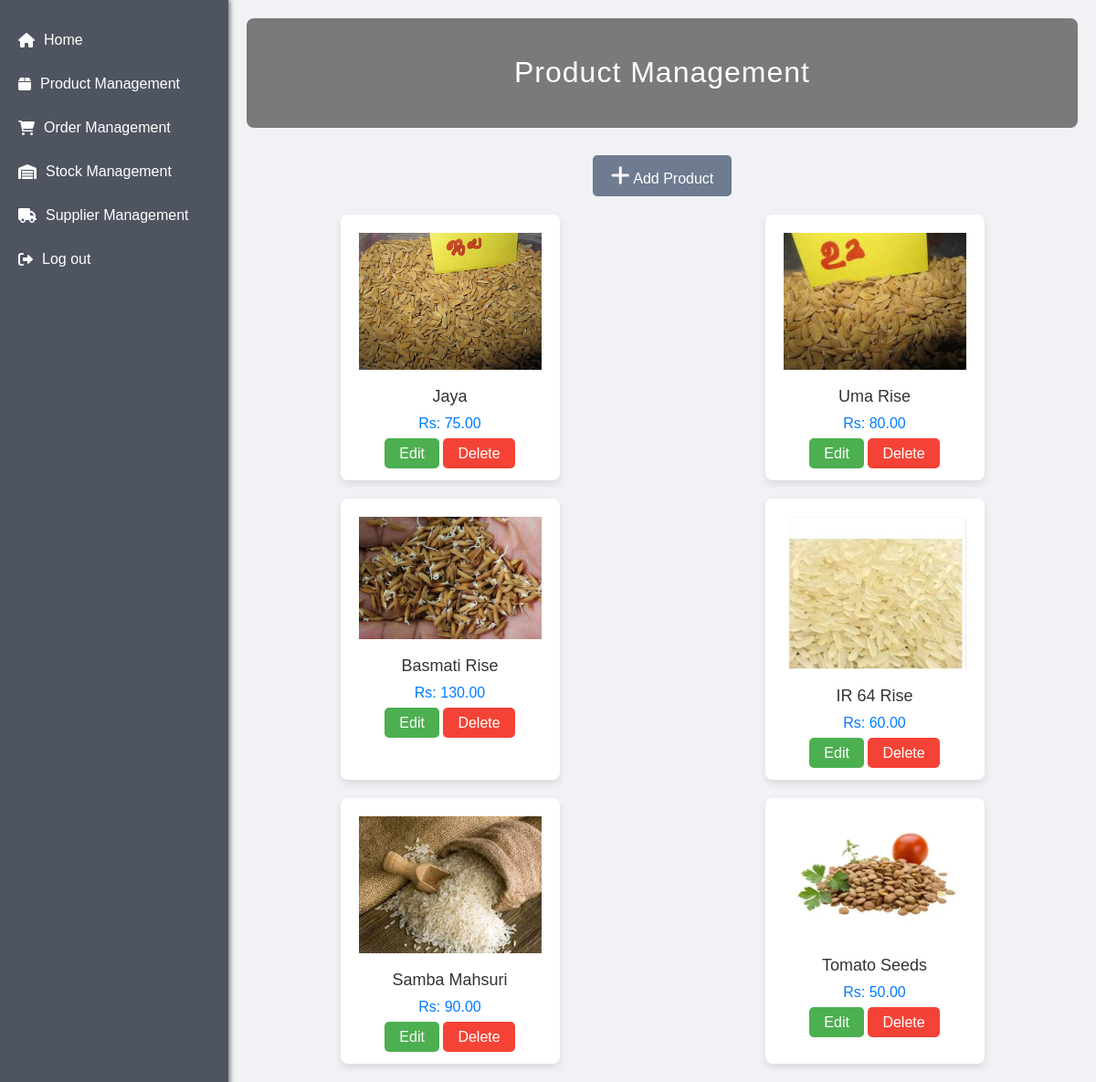
Screenshot of /adminpage/ (signed in) with the database file from the repository.
### pets/models.py (models this page shows, shortened)
class Product(models.Model):
    name = models.CharField(max_length=255,unique=True)
    description = models.TextField()
    price = models.DecimalField(max_digits=10, decimal_places=2)
    image = models.ImageField(upload_to='productimages/')
    is_active = models.BooleanField(default=True)
    quantity = models.IntegerField(default=0)
    reorderlevel = models.IntegerField(default=0)
    category = models.CharField(max_length=100, default='Uncategorized')
    is_ordered = models.BooleanField(default=False)  # New field to indicate if the product has been ordered
    weather_condition = models.CharField(
        choices=[
            ('Rainy', 'Rainy'),
            ('Hot', 'Hot'),
            ('Snowy', 'Snowy'),
            ('Humid', 'Humid'),
            ('Normal', 'Normal')
        ],
        max_length=50,
        help_text='Weather condition suitable for this product',
        default='Normal'  # Specify a default value here
    )

### pets/views.py (the view)
# urls.py: path('adminpage/', views.adminpage, name='adminpage'),
@login_required(login_url=combined_login)
def adminpage(request):
    products_at_reorder_level = Product.objects.filter(quantity__lte=F('reorderlevel'))
    products = Product.objects.all()
    context = {
        'products_at_reorder_level': products_at_reorder_level,
        'productdata': products
    }
    return render(request, 'user.html', context)

### pets/templates/user.html (shortened to what this page needs)
{% load static %}
<!DOCTYPE html>
<html lang="en">
<head>
    <link rel="stylesheet" href="https://cdnjs.cloudflare.com/ajax/libs/font-awesome/6.0.0-beta3/css/all.min.css">
</head>
<body>
    <div class="sidebar">
        <a href="{% url 'admin_dashboard' %}">
            <i class="fas fa-home"></i><span>Home</span>
        </a>
        <a href="{% url 'adminpage' %}">
            <i class="fas fa-box"></i><span>Product Management</span>
        </a>
        <a href="{% url 'adminorders' %}">
            <i class="fas fa-shopping-cart"></i><span>Order Management</span>
        </a>
        <a href="{% url 'stock_management' %}">
            <i class="fas fa-warehouse"></i><span>Stock Management</span>
        </a>
        <a href="{% url 'manage_suppliers' %}">
            <i class="fas fa-truck"></i><span>Supplier Management</span>
        </a>
        <a href="{% url 'user_logout' %}">
            <i class="fas fa-sign-out-alt"></i><span>Log out</span>
        </a>
    </div>
    <div class="main-content">
        <div class="header fade-in">
            <h1>Product Management</h1>
        </div>
        <div class="add-product-btn-container" style="text-align: center; margin-bottom: 20px;">
            <a href="{% url 'admin_add' %}" class="button">
                <i class="fas fa-plus" style="font-size: 24px;"></i> Add Product
            </a>
        </div>
        <div class="grid-container">
            {% for product in productdata %}
                <div class="product">
                    <img src="{{ product.image.url }}" alt="{{ product.name }}">
                    <div class="title">{{ product.name }}</div>
                    <div class="price">Rs: {{ product.price }}</div>
                    <a href="{% url 'edit_product' product.id %}" class="btn edit-btn">Edit</a>
                    <a href="{% url 'delete_product' product.id %}" class="btn delete-btn">Delete</a>
                </div>
            {% empty %}
                <p style="text-align: center;">No products available.</p>
            {% endfor %}
        </div>
    </div>
</body>
</html>

### pets/templates/user.html (style rules this page uses)
body { font-family: 'Arial', sans-serif; margin: 0; padding: 0; display: flex; min-height: 100vh; background-color: #f0f2f5; color: #333; }
.sidebar { width: 250px; background: #4f5461; color: white; position: fixed; height: 100%; padding-top: 20px; transition: width 0.3s; box-shadow: 2px 0 5px rgba(0, 0, 0, 0.5); }
.sidebar a { display: flex; align-items: center; padding: 15px 20px; color: white; text-decoration: none; transition: background 0.3s, padding-left 0.3s; }
.sidebar a i { margin-right: 10px; transition: margin-right 0.3s; }
.main-content { margin-left: 250px; padding: 20px; width: calc(100% - 250px); transition: margin-left 0.3s, width 0.3s; }
.header { background-color: #7b7a7a; padding: 20px; text-align: center; border-radius: 8px; margin-bottom: 20px; animation: fadeIn 2s ease forwards; }
.header h1 { color: white; font-weight: 300; letter-spacing: 1px; }
.button { background-color: #6e7b90; color: white; border: none; padding: 10px 20px; text-align: center; text-decoration: none; display: inline-block; font-size: 16px; margin-top: 10px; cursor: pointer; border-radius: 5px; transition: background-color 0.3s, transform 0.3s; }
.grid-container { display: grid; grid-template-columns: repeat(auto-fill, minmax(300px, 1fr)); gap: 20px; justify-items: center; align-items: stretch; }
.product { background-color: #fff; border-radius: 8px; padding: 20px; box-shadow: 0 4px 8px rgba(0, 0, 0, 0.1); text-align: center; transition: transform 0.3s, box-shadow 0.3s; }
.product img { width: 200px; height: auto; margin-bottom: 15px; }
.product .title { font-size: 18px; margin-bottom: 10px; }
.product .price { font-size: 16px; color: #007bff; margin-bottom: 15px; }
.btn { text-decoration: none; padding: 8px 16px; border-radius: 5px; cursor: pointer; transition: background-color 0.3s, color 0.3s; }
.btn.edit-btn { background-color: #4caf50; color: white; }
.btn.delete-btn { background-color: #f44336; color: white; }

### rows the page displays
Product: image (picture), name "Jaya", price "75.00"
Product: image (picture), name "Uma Rise", price "80.00"
Product: image (picture), name "Basmati Rise", price "130.00"
Product: image (picture), name "IR 64 Rise", price "60.00"
Product: image (picture), name "Samba Mahsuri", price "90.00"
Product: image (picture), name "Tomato Seeds", price "50.00"
